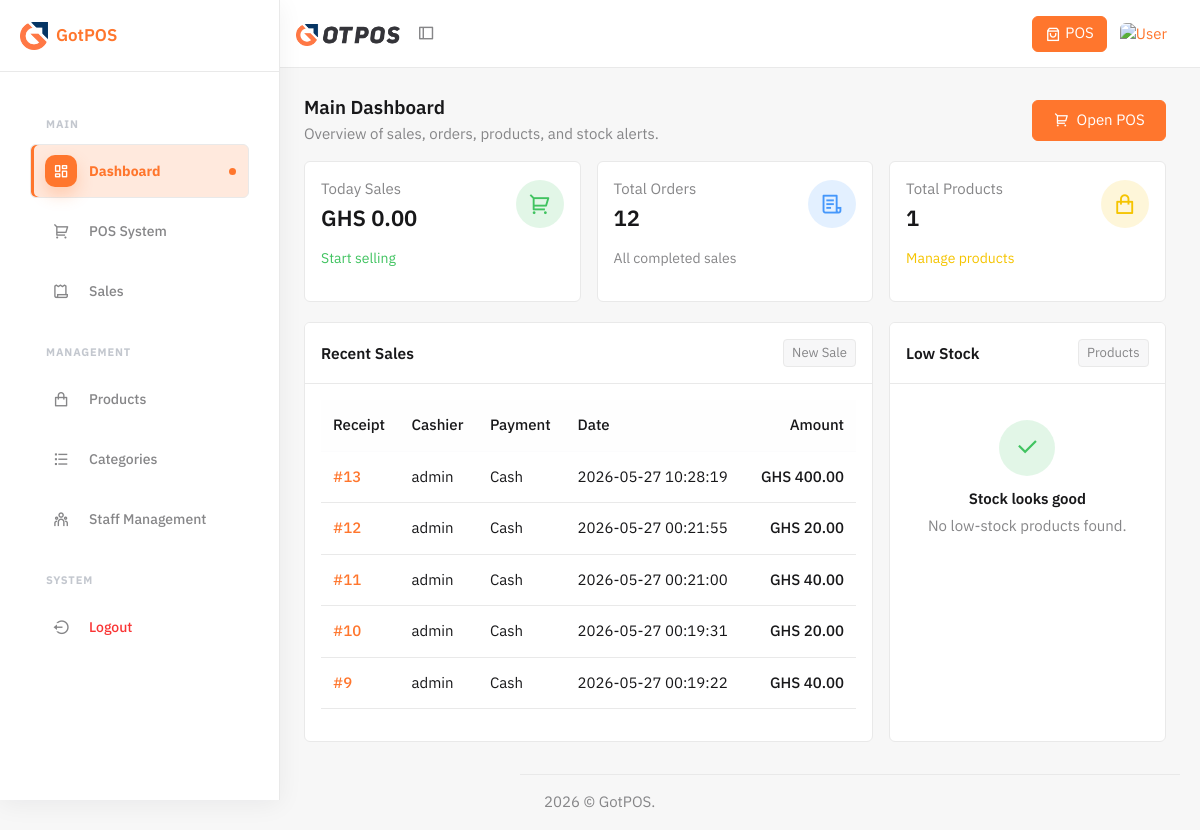
/dashboard.php (signed in), run on the app's committed database.
### tables this page shows
CREATE TABLE IF NOT EXISTS sales (
    id INT AUTO_INCREMENT PRIMARY KEY,
    user_id INT,
    table_id INT DEFAULT NULL,
    total_amount DECIMAL(10, 2) NOT NULL,
    discount DECIMAL(10, 2) DEFAULT 0,
    tax DECIMAL(10, 2) DEFAULT 0,
    final_amount DECIMAL(10, 2) NOT NULL,
    payment_method VARCHAR(50),
    created_at TIMESTAMP DEFAULT CURRENT_TIMESTAMP,
    FOREIGN KEY (user_id) REFERENCES users(id),
    FOREIGN KEY (table_id) REFERENCES restaurant_tables(id) ON DELETE SET NULL
);

CREATE TABLE IF NOT EXISTS users (
    id INT AUTO_INCREMENT PRIMARY KEY,
    username VARCHAR(50) NOT NULL UNIQUE,
    password VARCHAR(255) NOT NULL,
    role ENUM('admin', 'staff') DEFAULT 'staff',
    created_at TIMESTAMP DEFAULT CURRENT_TIMESTAMP
);

### index_stats.php (called while the page is built)
<?php
$stmt = $pdo->query("SELECT SUM(final_amount) FROM sales WHERE DATE(created_at) = CURDATE()");
$today_sales = $stmt->fetchColumn() ?: 0;
$stmt = $pdo->query("SELECT COUNT(*) FROM sales");
$total_orders = $stmt->fetchColumn() ?: 0;
$stmt = $pdo->query("SELECT COUNT(*) FROM products");
$total_products = $stmt->fetchColumn() ?: 0;
?>

### dashboard.php (the view, shortened to what this page needs)
<?php
require_once "config/db.php";
require_once "index_stats.php";
$stmt = $pdo->query("
    SELECT
        s.id,
        s.final_amount,
        s.payment_method,
        s.created_at,
        u.username
    FROM sales s
    LEFT JOIN users u ON s.user_id = u.id
    ORDER BY s.created_at DESC
    LIMIT 5
");
$recent_sales = $stmt->fetchAll();
$stmt = $pdo->query("
    SELECT
        name,
        stock_quantity
    FROM products
    WHERE stock_quantity <= 5
    ORDER BY stock_quantity ASC, name ASC
    LIMIT 5
");
$low_stock_products = $stmt->fetchAll();
?>
<?php include "includes/header.php"; ?>
<?php include "includes/sidebar.php"; ?>
<div class="page-heading mb-4 d-flex gap-2 flex-column flex-md-row align-items-md-center justify-content-between">
    <div>
        <h5 class="mb-1">Main Dashboard</h5>
        <p class="text-muted mb-0">Overview of sales, orders, products, and stock alerts.</p>
    </div>
    <a href="pos.php" class="btn btn-primary">
        <i class="ri-shopping-cart-2-line me-1"></i>
        Open POS
    </a>
</div>
<div class="row g-4">
    <div class="col-xl-4 col-md-6">
        <div class="card h-100">
            <div class="card-body">
                <div class="d-flex align-items-center justify-content-between mb-4">
                    <div>
                        <p class="mb-1 text-muted">Today Sales</p>
                        <h5 class="mb-0 fs-22">GHS <?php echo number_format((float)$today_sales, 2); ?></h5>
                    </div>
                    <div class="avatar size-12 bg-success-subtle rounded-circle text-success d-flex align-items-center justify-content-center">
                        <i class="ri-shopping-cart-2-line fs-4"></i>
                    </div>
                </div>
                <a href="pos.php" class="link link-success fs-sm">Start selling</a>
            </div>
        </div>
    </div>
    <div class="col-xl-4 col-md-6">
        <div class="card h-100">
            <div class="card-body">
                <div class="d-flex align-items-center justify-content-between mb-4">
                    <div>
                        <p class="mb-1 text-muted">Total Orders</p>
                        <h5 class="mb-0 fs-22"><?php echo number_format((int)$total_orders); ?></h5>
                    </div>
                    <div class="avatar size-12 bg-info-subtle rounded-circle text-info d-flex align-items-center justify-content-center">
                        <i class="ri-file-list-3-line fs-4"></i>
                    </div>
                </div>
                <span class="text-muted fs-sm">All completed sales</span>
            </div>
        </div>
    </div>
    <div class="col-xl-4 col-md-6">
        <div class="card h-100">
            <div class="card-body">
                <div class="d-flex align-items-center justify-content-between mb-4">
                    <div>
                        <p class="mb-1 text-muted">Total Products</p>
                        <h5 class="mb-0 fs-22"><?php echo number_format((int)$total_products); ?></h5>
                    </div>
                    <div class="avatar size-12 bg-warning-subtle rounded-circle text-warning d-flex align-items-center justify-content-center">
                        <i class="ri-shopping-bag-line fs-4"></i>
                    </div>
                </div>
                <a href="products.php" class="link link-warning fs-sm">Manage products</a>
            </div>
        </div>
    </div>
</div>
<div class="row g-4 mt-1">
    <div class="col-xl-8">
        <div class="card h-100">
            <div class="card-header d-flex align-items-center justify-content-between">
                <h6 class="card-title mb-0">Recent Sales</h6>
                <a href="pos.php" class="btn btn-sm btn-light border">New Sale</a>
            </div>
            <div class="card-body">
                <?php if (empty($recent_sales)): ?>
                    <div class="text-center py-5">
                        <img src="./assets/no-order-CCjZwO4J.svg" alt="No sales" style="max-width: 120px;" class="mb-3">
                        <h6 class="mb-1">No sales yet</h6>
                        <p class="text-muted mb-0">Your recent sales will appear here.</p>
                    </div>
                <?php else: ?>
                    <div class="table-responsive">
                        <table class="table table-hover align-middle mb-0">
                            <thead class="table-light">
                                <tr>
                                    <th>Receipt</th>
                                    <th>Cashier</th>
                                    <th>Payment</th>
                                    <th>Date</th>
                                    <th class="text-end">Amount</th>
                                </tr>
                            </thead>
                            <tbody>
                                <?php foreach ($recent_sales as $sale): ?>
                                    <tr>
                                        <td>
                                            <a href="receipt.php?id=<?php echo (int)$sale['id']; ?>" target="_blank" class="fw-medium">
                                                #<?php echo (int)$sale['id']; ?>
                                            </a>
                                        </td>
                                        <td><?php echo htmlspecialchars($sale['username'] ?: 'N/A'); ?></td>
                                        <td><?php echo htmlspecialchars($sale['payment_method'] ?: 'Cash'); ?></td>
                                        <td><?php echo htmlspecialchars($sale['created_at']); ?></td>
                                        <td class="text-end fw-medium">
                                            GHS <?php echo number_format((float)$sale['final_amount'], 2); ?>
                                        </td>
                                    </tr>
                                <?php endforeach; ?>
                            </tbody>
                        </table>
                    </div>
                <?php endif; ?>
            </div>
        </div>
    </div>
    <div class="col-xl-4">
        <div class="card h-100">
            <div class="card-header d-flex align-items-center justify-content-between">
                <h6 class="card-title mb-0">Low Stock</h6>
                <a href="products.php" class="btn btn-sm btn-light border">Products</a>
            </div>
            <div class="card-body">
                <?php if (empty($low_stock_products)): ?>
                    <div class="text-center py-5">
                        <div class="avatar size-14 bg-success-subtle text-success rounded-circle d-flex align-items-center justify-content-center mx-auto mb-3">
                            <i class="ri-check-line fs-3"></i>
                        </div>
                        <h6 class="mb-1">Stock looks good</h6>
                        <p class="text-muted mb-0">No low-stock products found.</p>
                    </div>
                <?php endif; ?>
            </div>
        </div>
    </div>
</div>
<?php include "includes/footer.php"; ?>

### includes/header.php (shortened to what this page needs)
<!DOCTYPE html>
<html
    lang="en"
    class="scroll-smooth group"
    data-layout="vertical"
    data-content-width="fluid"
    data-bs-theme="light"
    data-sidebar-colors="light"
    data-sidebar="large"
    data-nav-type="default"
    dir="ltr"
    data-colors="default"
    data-profile-sidebar>
<head>
    <link rel="stylesheet" crossorigin href="./assets/admin-Bly6avC4.css" />
    <link rel="stylesheet" crossorigin href="./assets/swiper-bundle-PpNm7Js3.css" />
</head>
<body>
    <header class="main-topbar" id="main-topbar">
        <div class="navbar-brand gap-2">
            <div class="logos">
                <a href="dashboard.php" aria-label="Topbar Logo">
                    <img src="./assets/main-logo-CWEU2RA-.png" height="22" alt="Logo" class="logo-dark" />
                </a>
            </div>
            <button type="button" id="toggleSidebar" class="sidebar-toggle btn p-0" aria-label="sidebar-toggle">
                <i class="ri-layout-left-line fs-17"></i>
            </button>
        </div>
        <div class="d-flex align-items-center gap-3 ms-auto pe-4">
            <a href="pos.php" class="btn h-9 px-3 btn-primary py-6px d-flex align-items-center">
                <i class="ri-shopping-bag-3-line fs-16 pe-1"></i> POS
            </a>
            <div class="dropdown profile-dropdown">
                <button class="btn p-0" type="button" data-bs-toggle="dropdown" aria-expanded="false">
                    <img src="./assets/user-71-RNjOCE17.png" alt="User" class="rounded size-8" />
                </button>
            </div>
        </div>
    </header>

### includes/sidebar.php (shortened to what this page needs)
<?php
$currentPage = basename($_SERVER['PHP_SELF']);
function isActiveMenu($page, $currentPage)
{
    return $page === $currentPage ? 'active' : '';
}
function ariaCurrent($page, $currentPage)
{
    return $page === $currentPage ? 'aria-current="page"' : '';
}
?>
<aside class="main-sidebar" id="main-sidebar">
    <div class="sidebar-logo px-5 py-4 border-bottom">
        <a href="dashboard.php" class="d-flex align-items-center gap-2">
            <img src="./assets/logo-sm-dark-JvuhiCGp.png" height="28" alt="Logo">
            <span class="fw-semibold fs-17 text-body">GotPOS</span>
        </a>
    </div>
    <div class="navbar-menu h-100">
        <div data-simplebar class="h-100">
            <ul class="navbar-nav-menu list-unstyled mb-0 px-4 py-4">
                <li class="nav-menu-title">
                    <span>Main</span>
                </li>
                <li class="nav-item">
                    <a href="dashboard.php"
                        class="nav-link <?php echo isActiveMenu('dashboard.php', $currentPage); ?>"
                        <?php echo ariaCurrent('dashboard.php', $currentPage); ?>>
                        <span class="icons">
                            <i class="ri-dashboard-line"></i>
                        </span>
                        <span class="menu-text">Dashboard</span>
                    </a>
                </li>
                <li class="nav-item">
                    <a href="pos.php"
                        class="nav-link <?php echo isActiveMenu('pos.php', $currentPage); ?>"
                        <?php echo ariaCurrent('pos.php', $currentPage); ?>>
                        <span class="icons">
                            <i class="ri-shopping-cart-2-line"></i>
                        </span>
                        <span class="menu-text">POS System</span>
                    </a>
                </li>
                <li class="nav-item">
                    <a href="sales.php"
                        class="nav-link <?php echo isActiveMenu('sales.php', $currentPage); ?>"
                        <?php echo ariaCurrent('sales.php', $currentPage); ?>>
                        <span class="icons">
                            <i class="ri-receipt-line"></i>
                        </span>
                        <span class="menu-text">Sales</span>
                    </a>
                </li>
                <li class="nav-menu-title">
                    <span>Management</span>
                </li>
                <li class="nav-item">
                    <a href="products.php"
                        class="nav-link <?php echo isActiveMenu('products.php', $currentPage); ?>"
                        <?php echo ariaCurrent('products.php', $currentPage); ?>>
                        <span class="icons">
                            <i class="ri-shopping-bag-line"></i>
                        </span>
                        <span class="menu-text">Products</span>
                    </a>
                </li>
                <li class="nav-item">
                    <a href="categories.php"
                        class="nav-link <?php echo isActiveMenu('categories.php', $currentPage); ?>"
                        <?php echo ariaCurrent('categories.php', $currentPage); ?>>
                        <span class="icons">
                            <i class="ri-list-check"></i>
                        </span>
                        <span class="menu-text">Categories</span>
                    </a>
                </li>
                <li class="nav-item">
                    <a href="staff.php"
                        class="nav-link <?php echo isActiveMenu('staff.php', $currentPage); ?>"
                        <?php echo ariaCurrent('staff.php', $currentPage); ?>>
                        <span class="icons">
                            <i class="ri-team-line"></i>
                        </span>
                        <span class="menu-text">Staff Management</span>
                    </a>
                </li>
                <li class="nav-menu-title">
                    <span>System</span>
                </li>
                <li class="nav-item">
                    <a href="logout.php" class="nav-link text-danger">
                        <span class="icons">
                            <i class="ri-logout-circle-line"></i>
                        </span>
                        <span class="menu-text">Logout</span>
                    </a>
                </li>
            </ul>
        </div>
    </div>
</aside>
<div class="min-vh-100 position-relative">
    <div class="page-wrapper">
        <div class="container-fluid">

### includes/footer.php (shortened to what this page needs)
    </div>
  </div>
  <footer class="main-footer">
    <p class="mb-0 text-muted"><script>document.write(new Date().getFullYear())</script> © GotPOS.</p>
  </footer>
</div>
</body>
</html>

### data on the page
sales: id "13", user.username "admin", payment_method "Cash", created_at "2026-05-27 10:28:19", final_amount "400.00"
sales: id "12", user.username "admin", payment_method "Cash", created_at "2026-05-27 00:21:55", final_amount "20.00"
sales: id "11", user.username "admin", payment_method "Cash", created_at "2026-05-27 00:21:00", final_amount "40.00"
sales: id "10", user.username "admin", payment_method "Cash", created_at "2026-05-27 00:19:31", final_amount "20.00"
sales: id "9", user.username "admin", payment_method "Cash", created_at "2026-05-27 00:19:22", final_amount "40.00"

### other printed values
$today_sales "0.00"
$total_orders "12"
$total_products "1"
